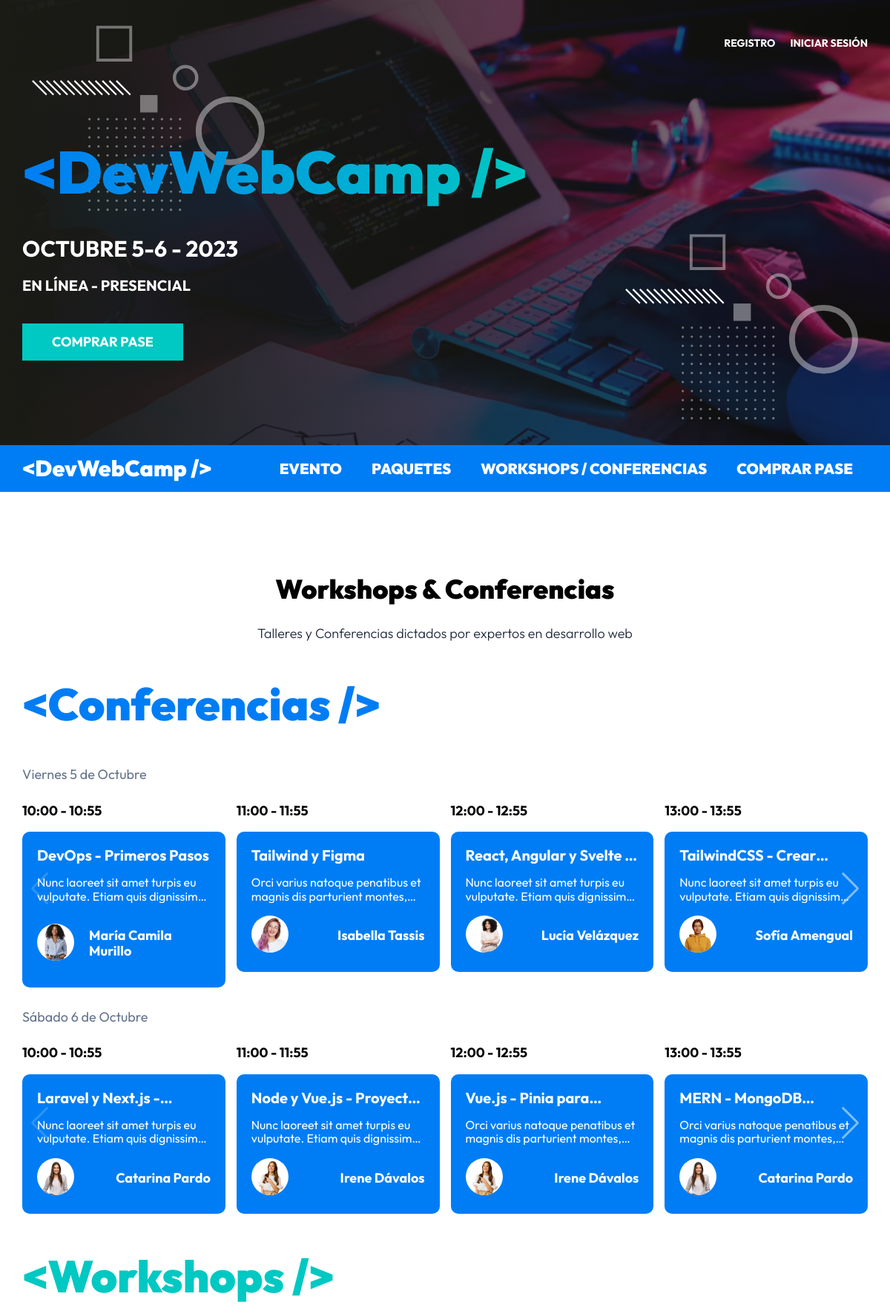
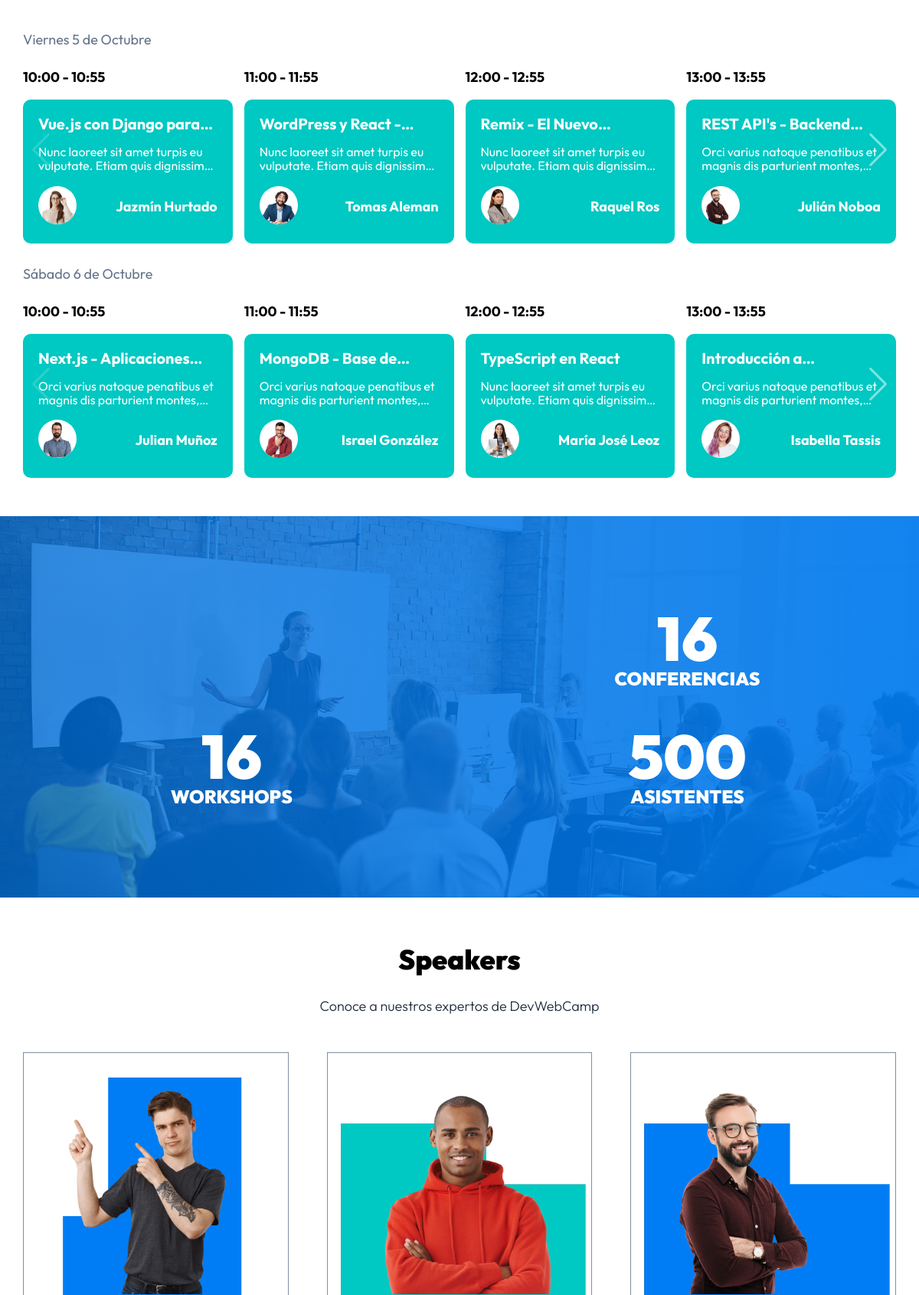
The page / (upper part) on the database its author committed (2 pictures, top to bottom).
### tables this page shows
CREATE TABLE `eventos` (
  `id` int NOT NULL AUTO_INCREMENT,
  `nombre` varchar(120) DEFAULT NULL,
  `descripcion` text,
  `disponibles` int DEFAULT NULL,
  `categoria_id` int NOT NULL,
  `dia_id` int NOT NULL,
  `hora_id` int NOT NULL,
  `ponente_id` int NOT NULL,
  PRIMARY KEY (`id`),
  KEY `fk_eventos_categorias_idx` (`categoria_id`),
  KEY `fk_eventos_dias1_idx` (`dia_id`),
  KEY `fk_eventos_horas1_idx` (`hora_id`),
  KEY `fk_eventos_ponentes1_idx` (`ponente_id`),
  CONSTRAINT `fk_eventos_categorias` FOREIGN KEY (`categoria_id`) REFERENCES `categorias` (`id`),
  CONSTRAINT `fk_eventos_dias1` FOREIGN KEY (`dia_id`) REFERENCES `dias` (`id`),
  CONSTRAINT `fk_eventos_horas1` FOREIGN KEY (`hora_id`) REFERENCES `horas` (`id`),
  CONSTRAINT `fk_eventos_ponentes1` FOREIGN KEY (`ponente_id`) REFERENCES `ponentes` (`id`)
);

CREATE TABLE `horas` (
  `id` int NOT NULL AUTO_INCREMENT,
  `hora` varchar(13) DEFAULT NULL,
  PRIMARY KEY (`id`)
);

CREATE TABLE `ponentes` (
  `id` int NOT NULL AUTO_INCREMENT,
  `nombre` varchar(40) DEFAULT NULL,
  `apellido` varchar(40) DEFAULT NULL,
  `ciudad` varchar(20) DEFAULT NULL,
  `pais` varchar(20) DEFAULT NULL,
  `imagen` varchar(32) DEFAULT NULL,
  `tags` varchar(120) DEFAULT NULL,
  `redes` text,
  PRIMARY KEY (`id`)
);

### controllers/PaginasController.php (called while the page is built, shortened)
<?php
class PaginasController {
    public static function index(Router $router) {
        $eventos = Evento::ordenar('hora_id', 'ASC');
        $eventos_formateados = [];
        foreach($eventos as $evento) {
            $evento->categoria = Categoria::find($evento->categoria_id);
            $evento->dia = Dia::find($evento->dia_id);
            $evento->hora = Hora::find($evento->hora_id);
            $evento->ponente = Ponente::find($evento->ponente_id);
            if($evento->dia_id === "1" && $evento->categoria_id === "1") {
                $eventos_formateados['conferencias_v'][] = $evento;
            }
            if($evento->dia_id === "2" && $evento->categoria_id === "1") {
                $eventos_formateados['conferencias_s'][] = $evento;
            }
            if($evento->dia_id === "1" && $evento->categoria_id === "2") {
                $eventos_formateados['workshops_v'][] = $evento;
            }
            if($evento->dia_id === "2" && $evento->categoria_id === "2") {
                $eventos_formateados['workshops_s'][] = $evento;
            }
        }
        $ponentes_total = Ponente::total();
        $conferencias_total = Evento::total('categoria_id', 1);
        $workshops_total = Evento::total('categoria_id', 2);
        $ponentes = Ponente::all();
        $router->render('paginas/index', [
            'titulo' => 'Inicio',
            'eventos' => $eventos_formateados,
            'ponentes_total' => $ponentes_total,
            'conferencias_total' => $conferencias_total,
            'workshops_total' => $workshops_total,
            'ponentes' => $ponentes
        ]);
    }
}

### public/index.php (called while the page is built, shortened)
<?php
$router = new Router();
$router->get('/login', [AuthController::class, 'login']);
$router->post('/login', [AuthController::class, 'login']);
$router->post('/logout', [AuthController::class, 'logout']);
$router->get('/registro', [AuthController::class, 'registro']);
$router->post('/registro', [AuthController::class, 'registro']);
$router->get('/olvide', [AuthController::class, 'olvide']);
$router->post('/olvide', [AuthController::class, 'olvide']);
$router->get('/reestablecer', [AuthController::class, 'reestablecer']);
$router->post('/reestablecer', [AuthController::class, 'reestablecer']);
$router->get('/mensaje', [AuthController::class, 'mensaje']);
$router->get('/confirmar-cuenta', [AuthController::class, 'confirmar']);
$router->get('/admin/dashboard', [DashboardController::class, 'index']);
$router->get('/admin/ponentes', [PonentesController::class, 'index']);
$router->get('/admin/ponentes/crear', [PonentesController::class, 'crear']);
$router->post('/admin/ponentes/crear', [PonentesController::class, 'crear']);
$router->get('/admin/ponentes/editar', [PonentesController::class, 'editar']);
$router->post('/admin/ponentes/editar', [PonentesController::class, 'editar']);
$router->post('/admin/ponentes/eliminar', [PonentesController::class, 'eliminar']);
$router->get('/admin/eventos', [EventosController::class, 'index']);
$router->get('/admin/eventos/crear', [EventosController::class, 'crear']);
$router->post('/admin/eventos/crear', [EventosController::class, 'crear']);
$router->get('/admin/eventos/editar', [EventosController::class, 'editar']);
$router->post('/admin/eventos/editar', [EventosController::class, 'editar']);
$router->post('/admin/eventos/eliminar', [EventosController::class, 'eliminar']);
$router->get('/api/eventos-horario', [APIEventos::class, 'index']);
$router->get('/api/ponentes', [APIPonentes::class, 'index']);
$router->get('/api/ponente', [APIPonentes::class, 'ponente']);
$router->get('/api/regalos', [APIRegalos::class, 'index']);
$router->get('/admin/registrados', [RegistradosController::class, 'index']);
$router->get('/admin/regalos', [RegalosController::class, 'index']);
$router->get('/finalizar-registro', [RegistroController::class, 'crear']);
$router->post('/finalizar-registro/gratis', [RegistroController::class, 'gratis']);
$router->post('/finalizar-registro/pagar', [RegistroController::class, 'pagar']);
$router->get('/finalizar-registro/conferencias', [RegistroController::class, 'conferencias']);
$router->post('/finalizar-registro/conferencias', [RegistroController::class, 'conferencias']);
$router->get('/boleto', [RegistroController::class, 'boleto']);
$router->get('/', [PaginasController::class, 'index']);
$router->get('/devwebcamp', [PaginasController::class, 'evento']);
$router->get('/paquetes', [PaginasController::class, 'paquetes']);
$router->get('/workshops-conferencias', [PaginasController::class, 'conferencias']);
$router->get('/404', [PaginasController::class, 'error']);
$router->comprobarRutas();

### models/ActiveRecord.php (called while the page is built, shortened)
<?php
class ActiveRecord {
    protected static $db;
    protected static $tabla = '';
    public static function setDB($database) {
        self::$db = $database;
    }
    public static function consultarSQL($query) {
        $resultado = self::$db->query($query);
        $array = [];
        while($registro = $resultado->fetch_assoc()) {
            $array[] = static::crearObjeto($registro);
        }
        return $array;
    }
    protected static function crearObjeto($registro) {
        $objeto = new static;
        foreach($registro as $key => $value ) {
            if(property_exists( $objeto, $key  )) {
                $objeto->$key = $value;
            }
        }
        return $objeto;
    }
    public static function all($orden = 'DESC') {
        $query = "SELECT * FROM " . static::$tabla . " ORDER BY id ${orden}";
        $resultado = self::consultarSQL($query);
        return $resultado;
    }
    public static function find($id) {
        $query = "SELECT * FROM " . static::$tabla  ." WHERE id = ${id}";
        $resultado = self::consultarSQL($query);
        return array_shift( $resultado ) ;
    }
    public static function ordenar($columna, $orden) {
        $query = "SELECT * FROM " . static::$tabla . " ORDER BY ${columna} ${orden} ";
        $resultado = self::consultarSQL($query);
        return $resultado;
    }
    public static function total($columna = '', $valor = '') {
        $query = "SELECT COUNT(*) FROM " . static::$tabla;
        if($columna) {
            $query .= " WHERE ${columna} = ${valor}";
        }
        $resultado = self::$db->query($query);
        $total = $resultado->fetch_array();
        return array_shift($total);
    }
}

### views/templates/evento.php (the view)
<div class="evento  swiper-slide">
    <p class="evento__hora"><?php echo $evento->hora->hora; ?></p>
    <div class="evento__informacion">
        <h4 class="evento__nombre"><?php echo $evento->nombre; ?></h4>
        <p class="evento__introduccion"><?php echo $evento->descripcion; ?></p>
        <div class="evento__autor-info">
            <picture>
                <source srcset="img/speakers/<?php echo $evento->ponente->imagen; ?>.webp" type="image/webp">
                <source srcset="img/speakers/<?php echo $evento->ponente->imagen; ?>.png" type="image/png">
                <img class="evento__imagen-autor" loading="lazy" width="200" height="300" src="img/speakers/<?php echo $evento->ponente->imagen; ?>.png" alt="Imagen Ponente">
            </picture>
            <p class="evento__autor-nombre">
                <?php echo $evento->ponente->nombre . " " . $evento->ponente->apellido; ?>
            </p>
        </div>
    </div>
</div>

### views/paginas/conferencias.php (shortened to what this page needs)
<main class="agenda">
    <h2 class="agenda__heading">Workshops & Conferencias</h2>
    <p class="agenda__descripcion">Talleres y Conferencias dictados por expertos en desarrollo web</p>
    <div class="eventos">
        <h3 class="eventos__heading">&lt;Conferencias /></h3>
        <p class="eventos__fecha">Viernes 5 de Octubre</p>
        <div class="eventos__listado slider swiper">
            <div class="swiper-wrapper">
                <?php foreach($eventos['conferencias_v'] as $evento ) { ?>
                    <?php include __DIR__ . '../../templates/evento.php'; ?>
                <?php } ?>
            </div>
            <div class="swiper-button-next"></div>
        </div>
        <p class="eventos__fecha">Sábado 6 de Octubre</p>
        <div class="eventos__listado slider swiper">
            <div class="swiper-wrapper">
                <?php foreach($eventos['conferencias_s'] as $evento ) { ?>
                    <?php include __DIR__ . '../../templates/evento.php'; ?>
                <?php } ?>
            </div>
            <div class="swiper-button-next"></div>
        </div>
    </div>
    <div class="eventos eventos--workshops">
        <h3 class="eventos__heading">&lt;Workshops /></h3>
        <p class="eventos__fecha">Viernes 5 de Octubre</p>
        <div class="eventos__listado slider swiper">
            <div class="swiper-wrapper">
                <?php foreach($eventos['workshops_v'] as $evento ) { ?>
                    <?php include __DIR__ . '../../templates/evento.php'; ?>
                <?php } ?>
            </div>
            <div class="swiper-button-next"></div>
        </div>
        <p class="eventos__fecha">Sábado 6 de Octubre</p>
        <div class="eventos__listado slider swiper">
            <div class="swiper-wrapper">
                <?php foreach($eventos['workshops_s'] as $evento ) { ?>
                    <?php include __DIR__ . '../../templates/evento.php'; ?>
                <?php } ?>
            </div>
            <div class="swiper-button-next"></div>
        </div>
    </div>
</main>

### views/paginas/index.php (shortened to what this page needs)
<?php
    include_once __DIR__ . '/conferencias.php';
?>
<section class="resumen">
    <div class="resumen__grid">
        <div <?php aos_animacion(); ?> class="resumen__bloque">
            <p class="resumen__texto resumen__texto--numero"><?php echo $ponentes_total; ?></p>
            <p class="resumen__texto">Speakers</p>
        </div>
        <div <?php aos_animacion(); ?> class="resumen__bloque">
            <p class="resumen__texto resumen__texto--numero"><?php echo $conferencias_total; ?></p>
            <p class="resumen__texto">Conferencias</p>
        </div>
        <div <?php aos_animacion(); ?> class="resumen__bloque">
            <p class="resumen__texto resumen__texto--numero"><?php echo $workshops_total; ?></p>
            <p class="resumen__texto">Workshops</p>
        </div>
        <div <?php aos_animacion(); ?> class="resumen__bloque">
            <p class="resumen__texto resumen__texto--numero">500</p>
            <p class="resumen__texto">Asistentes</p>
        </div>
    </div>
</section>
<section class="speakers">
    <h2 class="speakers__heading">Speakers</h2>
    <p class="speakers__descripcion">Conoce a nuestros expertos de DevWebCamp</p>
    <div class="speakers__grid">
        <?php foreach($ponentes as $ponente) { ?>
            <div <?php aos_animacion(); ?> class="speaker">
                <picture>
                    <source srcset="img/speakers/<?php echo $ponente->imagen; ?>.webp" type="image/webp">
                    <source srcset="img/speakers/<?php echo $ponente->imagen; ?>.png" type="image/png">
                    <img class="speaker__imagen" loading="lazy" width="200" height="300" src="img/speakers/<?php echo $ponente->imagen; ?>.png" alt="Imagen Ponente">
                </picture>
            </div>
        <?php } ?>
    </div>
</section>

### rows shown on the page
eventos: hora.hora "10:00 - 10:55", nombre "DevOps - Primeros Pasos", descripcion "Nunc laoreet sit amet turpis eu vulputate. Etiam quis…", ponente.imagen (picture), ponente.nombre "María Camila", ponente.apellido "Murillo"
eventos: hora.hora "11:00 - 11:55", nombre "Tailwind y Figma", descripcion "Orci varius natoque penatibus et magnis dis parturient…", ponente.imagen (picture), ponente.nombre "Isabella", ponente.apellido "Tassis"
eventos: hora.hora "12:00 - 12:55", nombre "React, Angular y Svelte…", descripcion "Nunc laoreet sit amet turpis eu vulputate. Etiam quis…", ponente.imagen (picture), ponente.nombre "Lucía", ponente.apellido "Velázquez"
eventos: hora.hora "13:00 - 13:55", nombre "TailwindCSS -…", descripcion "Nunc laoreet sit amet turpis eu vulputate. Etiam quis…", ponente.imagen (picture), ponente.nombre "Sofía", ponente.apellido "Amengual"
eventos: hora.hora "10:00 - 10:55", nombre "Laravel y Next.js…", descripcion "Nunc laoreet sit amet turpis eu vulputate. Etiam quis…", ponente.imagen (picture), ponente.nombre "Catarina", ponente.apellido "Pardo"
eventos: hora.hora "11:00 - 11:55", nombre "Node y Vue.js -…", descripcion "Nunc laoreet sit amet turpis eu vulputate. Etiam quis…", ponente.imagen (picture), ponente.nombre "Irene", ponente.apellido "Dávalos"
eventos: hora.hora "12:00 - 12:55", nombre "Vue.js - Pinia…", descripcion "Orci varius natoque penatibus et magnis dis parturient…", ponente.imagen (picture), ponente.nombre "Irene", ponente.apellido "Dávalos"
eventos: hora.hora "13:00 - 13:55", nombre "MERN -…", descripcion "Orci varius natoque penatibus et magnis dis parturient…", ponente.imagen (picture), ponente.nombre "Catarina", ponente.apellido "Pardo"
eventos: hora.hora "10:00 - 10:55", nombre "Vue.js con Django…", descripcion "Nunc laoreet sit amet turpis eu vulputate. Etiam quis…", ponente.imagen (picture), ponente.nombre "Jazmín", ponente.apellido "Hurtado"
eventos: hora.hora "11:00 - 11:55", nombre "WordPress y React…", descripcion "Nunc laoreet sit amet turpis eu vulputate. Etiam quis…", ponente.imagen (picture), ponente.nombre "Tomas", ponente.apellido "Aleman"
eventos: hora.hora "12:00 - 12:55", nombre "Remix - El…", descripcion "Nunc laoreet sit amet turpis eu vulputate. Etiam quis…", ponente.imagen (picture), ponente.nombre "Raquel", ponente.apellido "Ros"
eventos: hora.hora "13:00 - 13:55", nombre "REST API's -…", descripcion "Orci varius natoque penatibus et magnis dis parturient…", ponente.imagen (picture), ponente.nombre "Julián", ponente.apellido "Noboa"
eventos: hora.hora "10:00 - 10:55", nombre "Next.js -…", descripcion "Orci varius natoque penatibus et magnis dis parturient…", ponente.imagen (picture), ponente.nombre "Julian", ponente.apellido "Muñoz"
eventos: hora.hora "11:00 - 11:55", nombre "MongoDB - Base…", descripcion "Orci varius natoque penatibus et magnis dis parturient…", ponente.imagen (picture), ponente.nombre "Israel", ponente.apellido "González"
eventos: hora.hora "12:00 - 12:55", nombre "TypeScript en React", descripcion "Nunc laoreet sit amet turpis eu vulputate. Etiam quis…", ponente.imagen (picture), ponente.nombre "María José", ponente.apellido "Leoz"
eventos: hora.hora "13:00 - 13:55", nombre "Introducción…", descripcion "Orci varius natoque penatibus et magnis dis parturient…", ponente.imagen (picture), ponente.nombre "Isabella", ponente.apellido "Tassis"
ponentes: shows a picture, imagen (picture)
ponentes: shows a picture, imagen (picture)
ponentes: shows a picture, imagen (picture)

### other values the page prints
$conferencias_total "16"
$workshops_total "16"
